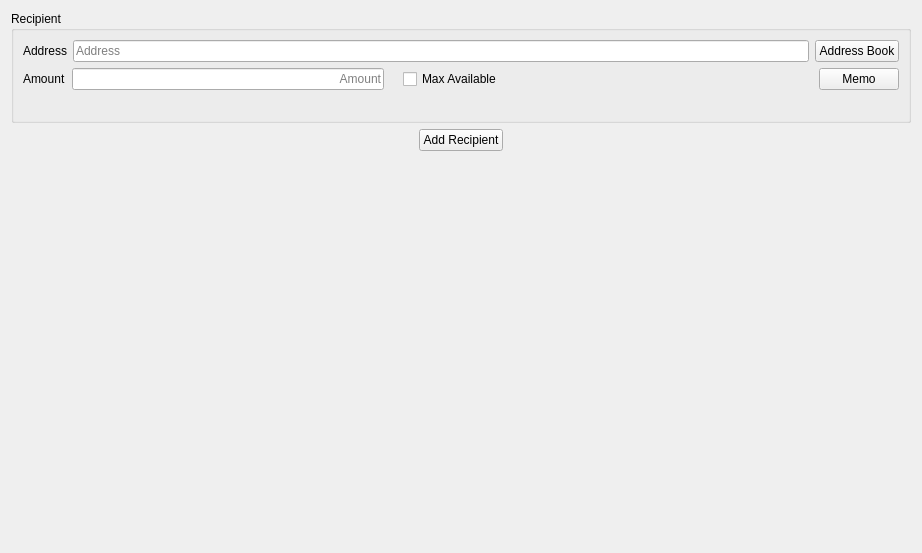
             <widget class="QWidget" name="sendToWidgets">
              <property name="geometry">
               <rect>
                <x>0</x>
                <y>0</y>
                <width>922</width>
                <height>553</height>
               </rect>
              </property>
              <layout class="QVBoxLayout" name="sendToLayout">
               <item>
                <widget class="QGroupBox" name="verticalGroupBox">
                 <property name="title">
                  <string>Recipient</string>
                 </property>
                 <layout class="QVBoxLayout" name="sendAddressLayout">
                  <item>
                   <layout class="QHBoxLayout" name="horizontalLayout_12">
                    <item>
                     <widget class="QLabel" name="label_4">
                      <property name="text">
                       <string>Address</string>
                      </property>
                     </widget>
                    </item>
                    <item>
                     <widget class="QLineEdit" name="Address1">
                      <property name="placeholderText">
                       <string>Address</string>
                      </property>
                     </widget>
                    </item>
                    <item>
                     <widget class="QPushButton" name="AddressBook1">
                      <property name="text">
                       <string>Address Book</string>
                      </property>
                     </widget>
                    </item>
                   </layout>
                  </item>
                  <item>
                   <layout class="QHBoxLayout" name="horizontalLayout_13">
                    <item>
                     <widget class="QLabel" name="label_6">
                      <property name="text">
                       <string>Amount</string>
                      </property>
                     </widget>
                    </item>
                    <item>
                     <widget class="QLineEdit" name="Amount1">
                      <property name="baseSize">
                       <size>
                        <width>200</width>
                        <height>0</height>
                       </size>
                      </property>
                      <property name="alignment">
                       <set>Qt::AlignRight|Qt::AlignTrailing|Qt::AlignVCenter</set>
                      </property>
                      <property name="placeholderText">
                       <string>Amount</string>
                      </property>
                     </widget>
                    </item>
                    <item>
                     <widget class="QLabel" name="AmtUSD1">
                      <property name="text">
                       <string/>
                      </property>
                     </widget>
                    </item>
                    <item>
                     <widget class="QCheckBox" name="Max1">
                      <property name="text">
                       <string>Max Available</string>
                      </property>
                     </widget>
                    </item>
                    <item>
                     <spacer name="horizontalSpacer_4">
                      <property name="orientation">
                       <enum>Qt::Horizontal</enum>
                      </property>
                      <property name="sizeHint" stdset="0">
                       <size>
                        <width>40</width>
                        <height>20</height>
                       </size>
                      </property>
                     </spacer>
                    </item>
                    <item>
                     <widget class="QPushButton" name="MemoBtn1">
                      <property name="enabled">
                       <bool>true</bool>
                      </property>
                      <property name="toolTip">
                       <string/>
                      </property>
                      <property name="text">
                       <string>Memo</string>
                      </property>
                     </widget>
                    </item>
                   </layout>
                  </item>
                  <item>
                   <widget class="QLabel" name="MemoTxt1">
                    <property name="font">
                     <font>
                      <pointsize>10</pointsize>
                     </font>
                    </property>
                    <property name="text">
                     <string/>
                    </property>
                    <property name="wordWrap">
                     <bool>true</bool>
                    </property>
                   </widget>
                  </item>
                 </layout>
                </widget>
               </item>
               <item>
                <layout class="QHBoxLayout" name="horizontalLayout_7">
                 <item>
                  <spacer name="horizontalSpacer_2">
                   <property name="orientation">
                    <enum>Qt::Horizontal</enum>
                   </property>
                   <property name="sizeHint" stdset="0">
                    <size>
                     <width>40</width>
                     <height>20</height>
                    </size>
                   </property>
                  </spacer>
                 </item>
                 <item>
                  <widget class="QPushButton" name="addAddressButton">
                   <property name="baseSize">
                    <size>
                     <width>200</width>
                     <height>0</height>
                    </size>
                   </property>
                   <property name="text">
                    <string>Add Recipient</string>
                   </property>
                  </widget>
                 </item>
                 <item>
                  <spacer name="horizontalSpacer_3">
                   <property name="orientation">
                    <enum>Qt::Horizontal</enum>
                   </property>
                   <property name="sizeHint" stdset="0">
                    <size>
                     <width>40</width>
                     <height>20</height>
                    </size>
                   </property>
                  </spacer>
                 </item>
                </layout>
               </item>
               <item>
                <spacer name="verticalSpacer_2">
                 <property name="orientation">
                  <enum>Qt::Vertical</enum>
                 </property>
                 <property name="sizeHint" stdset="0">
                  <size>
                   <width>20</width>
                   <height>40</height>
                  </size>
                 </property>
                </spacer>
               </item>
              </layout>
             </widget>
